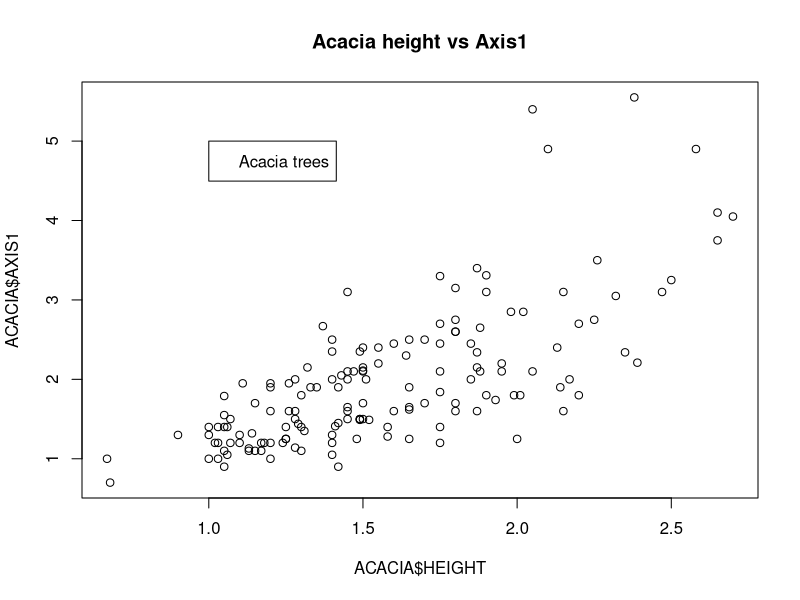
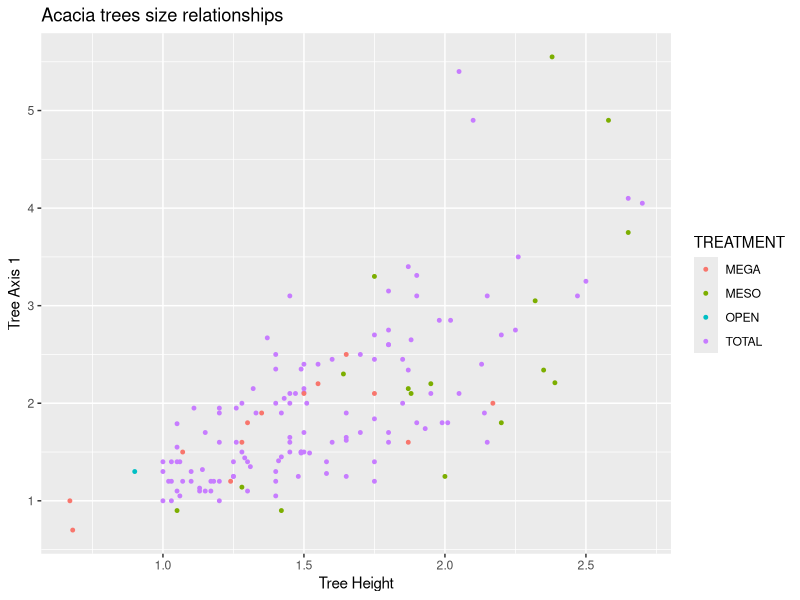

The R source for these figures, in order:
## ---- chunk 1
knitr::opts_chunk$set(echo = TRUE)
## ---- chunk 2
getwd()
## ---- chunk 3
read.csv(file = "../data-raw/ACACIA_DREPANOLOBIUM_SURVEY.txt", sep = "\t")
## ---- chunk 4
ACACIA <- read.csv(file = "../data-raw/ACACIA_DREPANOLOBIUM_SURVEY.txt", sep = "\t")
## ---- chunk 5
head(ACACIA)
str(ACACIA)
ACACIA
numbers <- 1:10
numbers
numbers[3:6]
numbers[c(1,5,6,3)]
## ---- chunk 6
class(ACACIA$HEIGHT)
is.numeric(ACACIA$HEIGHT)
ACACIA$HEIGHT
as.numeric(ACACIA$HEIGHT)
## ---- chunk 7
ACACIA$HEIGHT <- as.numeric(ACACIA$HEIGHT)
ACACIA$HEIGHT
## ---- chunk 8
ACACIA <- read.csv(file = "../data-raw/ACACIA_DREPANOLOBIUM_SURVEY.txt", sep = "\t", na.strings = "dead")
is.numeric(ACACIA$HEIGHT)
## ---- chunk 9
ACACIA[1,6]
str(ACACIA)
## ---- chunk 10
ACACIA$SURVEY
ACACIA[,1]
ACACIA[,"SURVEY"]
## ---- chunk 11
numbers[5] <- 100
numbers
## ---- chunk 12
plot(x = ACACIA$HEIGHT, y = ACACIA$AXIS1, main = "Acacia height vs Axis1")
?legend
legend(x = 1, y = 5, legend = "Acacia trees" )
## ---- chunk 13
library(ggplot2)

ggplot(data = ACACIA, mapping = aes(x = HEIGHT, y = AXIS1, color = TREATMENT)) + geom_point(size = 1 ) + labs(x = "Tree Height", y = "Tree Axis 1", title = "Acacia trees size relationships")
## ---- chunk 14
colors()
View(ACACIA)
